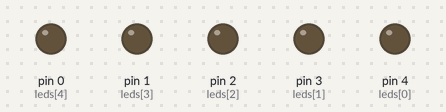
Simulated run of this sketch. Board: Arduino Uno, built with avr-gcc and run on an emulated ATmega328P. Parts: output pins drawn as LEDs (lit = HIGH).

Above: at 0.2 s.
At 0.7 s:
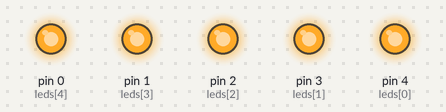
At 1.27 s:
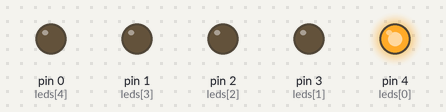
At 1.9 s:
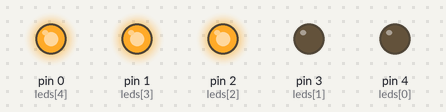
At 2.1 s:
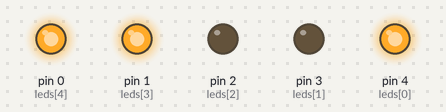
At 2.6 s:
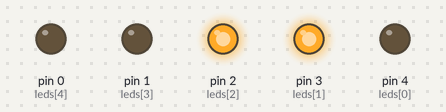
Timing chart, 0 to 3.0 s (numbered marks = the images above):
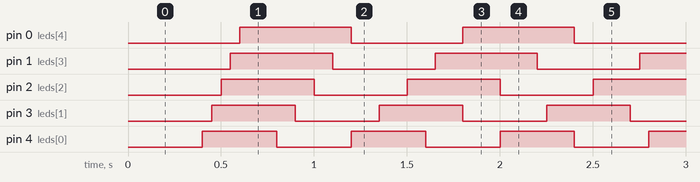

The sketch:

Blinken_5fach.ino
```cpp
/*  5fach-Blinken mit unterschiedlichen Takten */

// LED Pins für das normale Blinken deklarieren
byte leds[]             = {  4,   3,   2,   1,   0};
// LED Blinktakt in Millisekunden für diese Pins
unsigned long ledtakt[] = {400, 450, 500, 550, 600};
// Variablen zum Merken von millis()-Zeiten beim Schalten/Blinken
unsigned long ledtime[sizeof(leds)];

void setup() {
  // Alle verwendeten Pins auf OUTPUT setzen
  for (unsigned int i = 0; i < sizeof(leds); i++)
    pinMode(leds[i], OUTPUT);
}

boolean milliSekundenTakt(unsigned long dauer, unsigned long &alterWert) {
// Parameter "dauer": Dauer einer Blinkphase (an bzw. aus)
// Parameter "alterWert": Variable zum Speichern des millis() Timers
// Rückgabewert: true wenn die Zeit bis zum nächsten Umschalten abgelaufen ist, sonst false
  if ((millis() - alterWert) < dauer)
    return false;
  while ((millis() - alterWert) >= dauer)
    alterWert += dauer;
  return true;
}

void blinkenImTakt() {
  // Alle gleichmäßig blinkenden LEDs in ihrem eigenen Takt blinken lassen
  for (unsigned int i = 0; i < sizeof(leds); i++) // alle LEDs in einer Schleife durchgehen
  {
    if (milliSekundenTakt(ledtakt[i], ledtime[i])) // Takt für diese LED abgelaufen?
      digitalWrite(leds[i], !digitalRead(leds[i]));  // wenn ja ==> Umschalten
  }
}


void loop() {
  blinkenImTakt();
}
```

Measured:
- by itself, pin 0 (leds[4]): alternates HIGH for 0.60 s and LOW for 0.60 s
- by itself, pin 1 (leds[3]): alternates HIGH for 0.55 s and LOW for 0.55 s
- by itself, pin 2 (leds[2]): alternates HIGH for 0.50 s and LOW for 0.50 s
- by itself, pin 3 (leds[1]): alternates HIGH for 0.45 s and LOW for 0.45 s
- by itself, pin 4 (leds[0]): alternates HIGH for 0.40 s and LOW for 0.40 s
